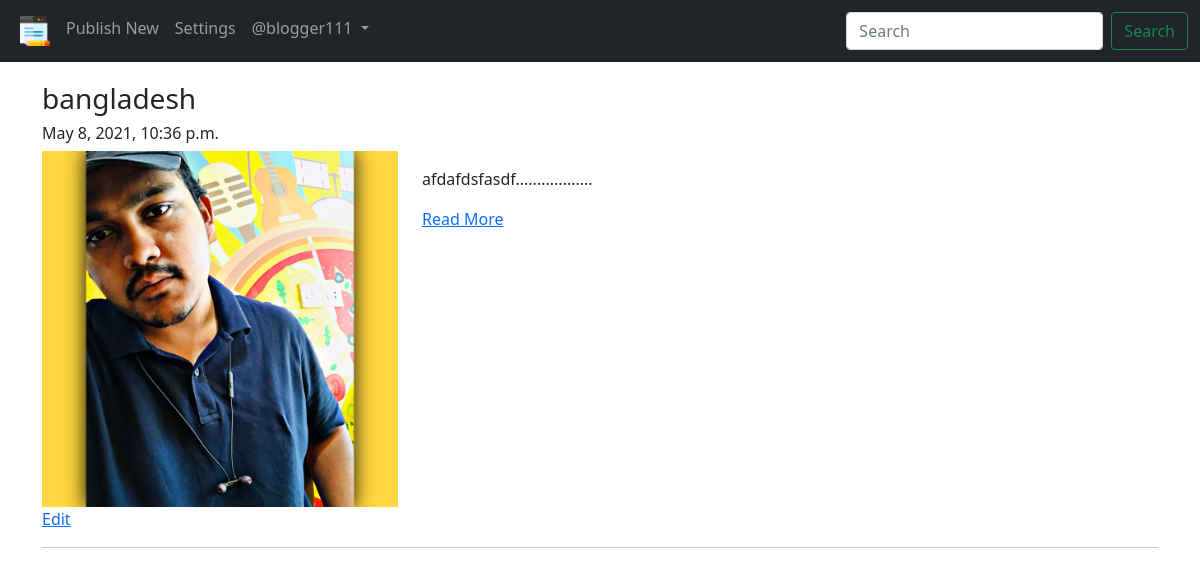
The page /blog/my-blogs/ (signed in) on the database its author committed.
### App_Blog/models.py (models this page shows, shortened)
class Blog(models.Model):
    author = models.ForeignKey(
        User, on_delete=models.CASCADE, related_name='post_author')
    blog_title = models.CharField(max_length=264, verbose_name="Put a Title")
    slug = models.SlugField(max_length=264, unique=True)
    blog_content = models.TextField(verbose_name="What is on your mind?")
    blog_image = models.ImageField(
        upload_to='blog_images', verbose_name="Image")
    publish_date = models.DateTimeField(auto_now_add=True)
    update_date = models.DateTimeField(auto_now=True)
    class Meta:
        ordering = ['-publish_date']

### App_Blog/views.py (the view)
# urls.py: path('my-blogs/', views.MyBlogs.as_view(), name='my_blogs'),
class MyBlogs(LoginRequiredMixin, TemplateView):
    template_name = 'App_Blog/my_blogs.html'

### App_Blog/templatetags/custom_filters.py (called while the page is built)
def range_filter(value):
    return value[0:500] + ".................."

### templates/App_Blog/my_blogs.html (shortened to what this page needs)
{% extends 'base.html' %}
{% load custom_filters %}
{% block body_block %}
{% for blog in user.post_author.all %}
<h3>{{blog.blog_title}}</h3>
<h6>{{blog.publish_date}}</h6>
<div class="row">
  <div class="col-sm-4">
    <img src="/media/{{blog.blog_image}}" width="100%">
  </div>
  <div class="col-sm-8">
    <p>{{blog.blog_content|range_filter|linebreaks}}</p>
    <a href="{% url 'App_Blog:blog_details' slug=blog.slug %}">Read More</a>
  </div>
</div>
<a href="{% url 'App_Blog:edit_blog' pk=blog.pk %}">Edit</a>
<hr>
{% endfor %}
{% endblock %}

### templates/base.html (shortened to what this page needs)
<!DOCTYPE html>
{% load static %}
<html lang="en" dir="ltr">
  <head>
    <link
      href="https://cdn.jsdelivr.net/npm/bootstrap@5.0.0-beta3/dist/css/bootstrap.min.css"
      rel="stylesheet"
    />
    <link
      href="http://maxcdn.bootstrapcdn.com/font-awesome/4.1.0/css/font-awesome.min.css"
      rel="stylesheet"
    />
  </head>
  <body>
    <nav class="navbar navbar-expand-lg navbar-dark bg-dark">
      <div class="container-fluid">
        <div class="collapse navbar-collapse" id="navbarSupportedContent">
          <ul class="navbar-nav me-auto mb-2 mb-lg-0">
            <li class="nav-item">
              <a
                class="nav-link"
                aria-current="page"
                href="{% url 'App_Blog:blog_list' %}"
                ><img src="/media/blog.png" width="30px"
              /></a>
            </li>
            {% if user.is_authenticated %}
            <li class="nav-item">
              <a class="nav-link" href="{% url 'App_Blog:create_blog' %}"
                >Publish New</a
              >
            </li>
            <li class="nav-item">
              <a class="nav-link" href="#">Settings</a>
            </li>
            {% endif %} {% if user.is_authenticated %}
            <li class="nav-item dropdown">
              <a
                class="nav-link dropdown-toggle"
                href="#"
                id="navbarDropdown"
                role="button"
                data-bs-toggle="dropdown"
                aria-expanded="false"
              >
                @{{user.username}}
              </a>
                {% endif %}
            </li>
          </ul>
          <form class="d-flex">
            <input
              class="form-control me-2"
              type="search"
              placeholder="Search"
              aria-label="Search"
            />
            <button class="btn btn-outline-success ml-auto" type="submit">
              Search
            </button>
          </form>
        </div>
      </div>
    </nav>
    <div class="container" style="padding-top: 20px">
      {% block body_block %} {% endblock %}
    </div>
  </body>
</html>

### rows shown on the page
Blog: blog_title "bangladesh", publish_date "May 8, 2021, 10:36 p.m.", blog_image (picture), blog_content|range_filter "afdafdsfasdf.................."

### other values the page prints
{{ user.username }} "blogger111"
